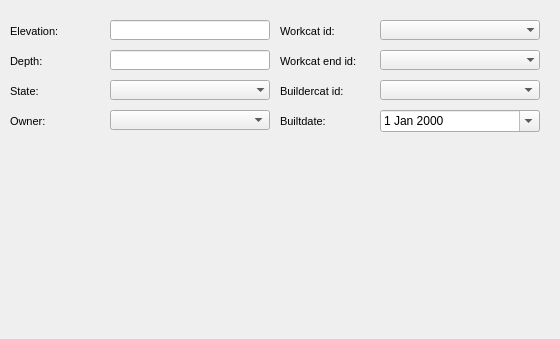
     <widget class="QWidget" name="page_15">
      <property name="geometry">
       <rect>
        <x>0</x>
        <y>0</y>
        <width>560</width>
        <height>339</height>
       </rect>
      </property>
      <attribute name="label">
       <string>Basic information</string>
      </attribute>
      <widget class="QComboBox" name="pump_ownercat_id">
       <property name="geometry">
        <rect>
         <x>110</x>
         <y>110</y>
         <width>160</width>
         <height>20</height>
        </rect>
       </property>
      </widget>
      <widget class="QLabel" name="label_pump_owner">
       <property name="geometry">
        <rect>
         <x>10</x>
         <y>110</y>
         <width>90</width>
         <height>22</height>
        </rect>
       </property>
       <property name="font">
        <font>
         <pointsize>8</pointsize>
        </font>
       </property>
       <property name="frameShape">
        <enum>QFrame::NoFrame</enum>
       </property>
       <property name="frameShadow">
        <enum>QFrame::Plain</enum>
       </property>
       <property name="text">
        <string>Owner:</string>
       </property>
       <property name="textFormat">
        <enum>Qt::AutoText</enum>
       </property>
       <property name="scaledContents">
        <bool>false</bool>
       </property>
       <property name="alignment">
        <set>Qt::AlignLeading|Qt::AlignLeft|Qt::AlignVCenter</set>
       </property>
       <property name="margin">
        <number>3</number>
       </property>
      </widget>
      <widget class="QLineEdit" name="pump_depth">
       <property name="geometry">
        <rect>
         <x>110</x>
         <y>50</y>
         <width>160</width>
         <height>20</height>
        </rect>
       </property>
       <property name="frame">
        <bool>true</bool>
       </property>
      </widget>
      <widget class="QLineEdit" name="pump_elevation">
       <property name="geometry">
        <rect>
         <x>110</x>
         <y>20</y>
         <width>160</width>
         <height>20</height>
        </rect>
       </property>
       <property name="frame">
        <bool>true</bool>
       </property>
      </widget>
      <widget class="QLabel" name="label_pump_depth">
       <property name="geometry">
        <rect>
         <x>10</x>
         <y>50</y>
         <width>90</width>
         <height>22</height>
        </rect>
       </property>
       <property name="font">
        <font>
         <pointsize>8</pointsize>
        </font>
       </property>
       <property name="frameShape">
        <enum>QFrame::NoFrame</enum>
       </property>
       <property name="frameShadow">
        <enum>QFrame::Plain</enum>
       </property>
       <property name="text">
        <string>Depth:</string>
       </property>
       <property name="textFormat">
        <enum>Qt::AutoText</enum>
       </property>
       <property name="scaledContents">
        <bool>false</bool>
       </property>
       <property name="alignment">
        <set>Qt::AlignLeading|Qt::AlignLeft|Qt::AlignVCenter</set>
       </property>
       <property name="margin">
        <number>3</number>
       </property>
      </widget>
      <widget class="QLabel" name="label_pump_elevation">
       <property name="geometry">
        <rect>
         <x>10</x>
         <y>20</y>
         <width>90</width>
         <height>22</height>
        </rect>
       </property>
       <property name="font">
        <font>
         <pointsize>8</pointsize>
        </font>
       </property>
       <property name="frameShape">
        <enum>QFrame::NoFrame</enum>
       </property>
       <property name="frameShadow">
        <enum>QFrame::Plain</enum>
       </property>
       <property name="text">
        <string>Elevation:</string>
       </property>
       <property name="textFormat">
        <enum>Qt::AutoText</enum>
       </property>
       <property name="scaledContents">
        <bool>false</bool>
       </property>
       <property name="alignment">
        <set>Qt::AlignLeading|Qt::AlignLeft|Qt::AlignVCenter</set>
       </property>
       <property name="margin">
        <number>3</number>
       </property>
      </widget>
      <widget class="QComboBox" name="pump_state">
       <property name="geometry">
        <rect>
         <x>110</x>
         <y>80</y>
         <width>160</width>
         <height>20</height>
        </rect>
       </property>
       <property name="autoFillBackground">
        <bool>true</bool>
       </property>
       <property name="maxVisibleItems">
        <number>8</number>
       </property>
       <property name="frame">
        <bool>false</bool>
       </property>
      </widget>
      <widget class="QLabel" name="label_pump_state">
       <property name="geometry">
        <rect>
         <x>10</x>
         <y>80</y>
         <width>90</width>
         <height>22</height>
        </rect>
       </property>
       <property name="font">
        <font>
         <pointsize>8</pointsize>
        </font>
       </property>
       <property name="frameShape">
        <enum>QFrame::NoFrame</enum>
       </property>
       <property name="frameShadow">
        <enum>QFrame::Plain</enum>
       </property>
       <property name="text">
        <string>State:</string>
       </property>
       <property name="textFormat">
        <enum>Qt::AutoText</enum>
       </property>
       <property name="scaledContents">
        <bool>false</bool>
       </property>
       <property name="alignment">
        <set>Qt::AlignLeading|Qt::AlignLeft|Qt::AlignVCenter</set>
       </property>
       <property name="margin">
        <number>3</number>
       </property>
      </widget>
      <widget class="QLabel" name="label_pump_workcat_id">
       <property name="geometry">
        <rect>
         <x>280</x>
         <y>20</y>
         <width>90</width>
         <height>22</height>
        </rect>
       </property>
       <property name="font">
        <font>
         <pointsize>8</pointsize>
        </font>
       </property>
       <property name="frameShape">
        <enum>QFrame::NoFrame</enum>
       </property>
       <property name="frameShadow">
        <enum>QFrame::Plain</enum>
       </property>
       <property name="text">
        <string>Workcat id:</string>
       </property>
       <property name="textFormat">
        <enum>Qt::AutoText</enum>
       </property>
       <property name="scaledContents">
        <bool>false</bool>
       </property>
       <property name="alignment">
        <set>Qt::AlignLeading|Qt::AlignLeft|Qt::AlignVCenter</set>
       </property>
       <property name="margin">
        <number>3</number>
       </property>
      </widget>
      <widget class="QLabel" name="label_pump_builtdate">
       <property name="geometry">
        <rect>
         <x>280</x>
         <y>110</y>
         <width>101</width>
         <height>22</height>
        </rect>
       </property>
       <property name="font">
        <font>
         <pointsize>8</pointsize>
        </font>
       </property>
       <property name="frameShape">
        <enum>QFrame::NoFrame</enum>
       </property>
       <property name="frameShadow">
        <enum>QFrame::Plain</enum>
       </property>
       <property name="text">
        <string>Builtdate:</string>
       </property>
       <property name="textFormat">
        <enum>Qt::AutoText</enum>
       </property>
       <property name="scaledContents">
        <bool>false</bool>
       </property>
       <property name="alignment">
        <set>Qt::AlignLeading|Qt::AlignLeft|Qt::AlignVCenter</set>
       </property>
       <property name="margin">
        <number>3</number>
       </property>
      </widget>
      <widget class="QComboBox" name="pump_buildercat_id">
       <property name="geometry">
        <rect>
         <x>380</x>
         <y>80</y>
         <width>160</width>
         <height>20</height>
        </rect>
       </property>
      </widget>
      <widget class="QComboBox" name="pump_workcat_id">
       <property name="geometry">
        <rect>
         <x>380</x>
         <y>20</y>
         <width>160</width>
         <height>20</height>
        </rect>
       </property>
       <property name="autoFillBackground">
        <bool>true</bool>
       </property>
       <property name="maxVisibleItems">
        <number>8</number>
       </property>
       <property name="frame">
        <bool>false</bool>
       </property>
      </widget>
      <widget class="QLabel" name="label_pump_workcat_id_end">
       <property name="geometry">
        <rect>
         <x>280</x>
         <y>50</y>
         <width>101</width>
         <height>22</height>
        </rect>
       </property>
       <property name="font">
        <font>
         <pointsize>8</pointsize>
        </font>
       </property>
       <property name="frameShape">
        <enum>QFrame::NoFrame</enum>
       </property>
       <property name="frameShadow">
        <enum>QFrame::Plain</enum>
       </property>
       <property name="text">
        <string>Workcat end id:</string>
       </property>
       <property name="textFormat">
        <enum>Qt::AutoText</enum>
       </property>
       <property name="scaledContents">
        <bool>false</bool>
       </property>
       <property name="alignment">
        <set>Qt::AlignLeading|Qt::AlignLeft|Qt::AlignVCenter</set>
       </property>
       <property name="margin">
        <number>3</number>
       </property>
      </widget>
      <widget class="QComboBox" name="pump_workcat_id_end">
       <property name="geometry">
        <rect>
         <x>380</x>
         <y>50</y>
         <width>160</width>
         <height>20</height>
        </rect>
       </property>
       <property name="autoFillBackground">
        <bool>true</bool>
       </property>
       <property name="maxVisibleItems">
        <number>8</number>
       </property>
       <property name="frame">
        <bool>false</bool>
       </property>
      </widget>
      <widget class="QLabel" name="label_pump_buildercat_id">
       <property name="geometry">
        <rect>
         <x>280</x>
         <y>80</y>
         <width>101</width>
         <height>22</height>
        </rect>
       </property>
       <property name="font">
        <font>
         <pointsize>8</pointsize>
        </font>
       </property>
       <property name="frameShape">
        <enum>QFrame::NoFrame</enum>
       </property>
       <property name="frameShadow">
        <enum>QFrame::Plain</enum>
       </property>
       <property name="text">
        <string>Buildercat id:</string>
       </property>
       <property name="textFormat">
        <enum>Qt::AutoText</enum>
       </property>
       <property name="scaledContents">
        <bool>false</bool>
       </property>
       <property name="alignment">
        <set>Qt::AlignLeading|Qt::AlignLeft|Qt::AlignVCenter</set>
       </property>
       <property name="margin">
        <number>3</number>
       </property>
      </widget>
      <widget class="QDateEdit" name="pump_builtdate">
       <property name="geometry">
        <rect>
         <x>380</x>
         <y>110</y>
         <width>160</width>
         <height>22</height>
        </rect>
       </property>
       <property name="calendarPopup">
        <bool>true</bool>
       </property>
      </widget>
     </widget>
